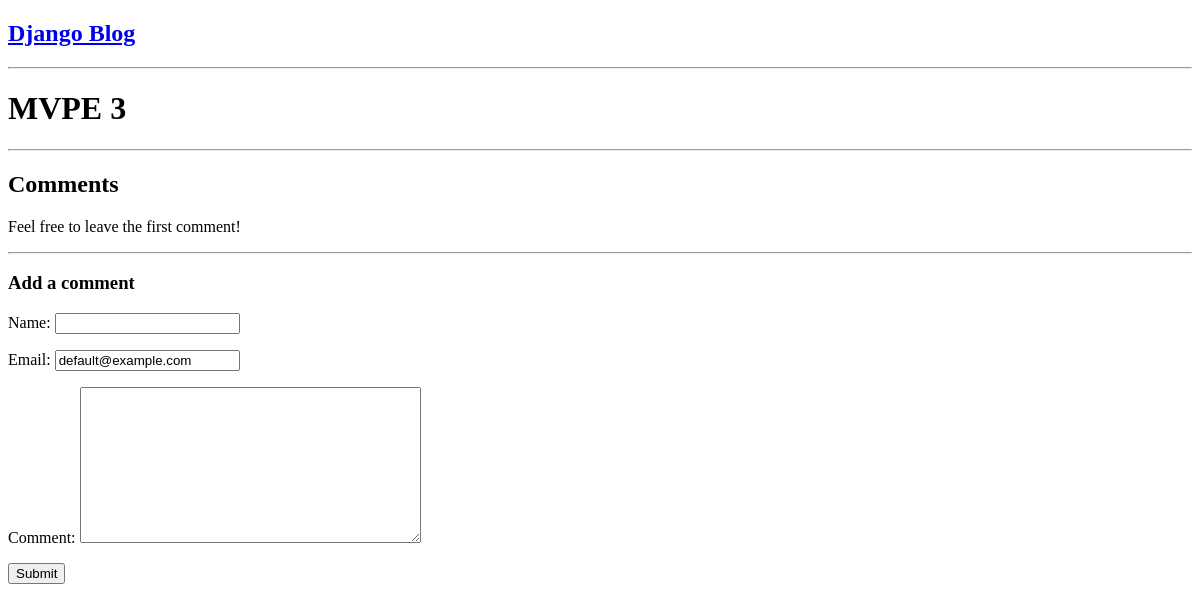
/blog/13, run on an earlier commit of the app's database.
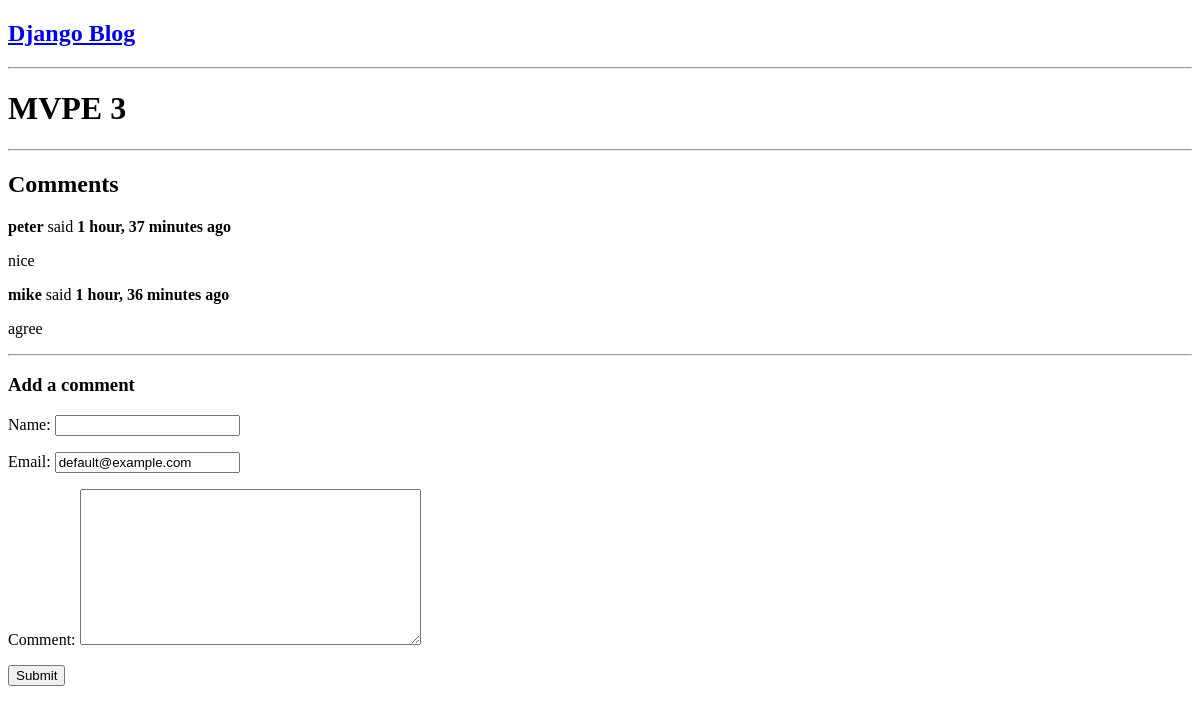
And on a later commit of the database.
### app2/models.py (models this page shows, shortened)
class Post(models.Model):
    DRAFT = 'draft'
    PUBLISHED = 'published'
    STATUS_CHOICES = [
        (DRAFT, 'Draft'),
        (PUBLISHED, 'Published')
    ]
    title = models.CharField(max_length=255)
    topics = models.ManyToManyField(Topic, related_name='posts')
    content = models.TextField()
    created = models.DateTimeField(auto_now_add=True)  # Sets on create
    updated = models.DateTimeField(auto_now=True)  # Updates on each save
    status = models.CharField(
        max_length=10,
        choices=STATUS_CHOICES,
        default=DRAFT,
        help_text='Set to "published" to make this post publicly visible',
    )
    author = models.ForeignKey(
        settings.AUTH_USER_MODEL,  # The Django auth user model
        on_delete=models.PROTECT,  # Prevent posts from being deleted
        related_name='blog_posts',  # "This" on the user model
        null=False
    )
    published = models.DateTimeField(
        null=True,
        blank=True,
        help_text='The date & time this article was published',
    )
    slug = models.SlugField(
        null=False,
        help_text='The date & time this article was published',
        unique_for_date='published',  # Slug is unique for publication date
    )
    class Meta:
        ordering = ['-created']

class Comment(models.Model):
    post = models.ForeignKey('Post', related_name='comments', on_delete=models.CASCADE)
    name = models.CharField(max_length=200)
    email = models.EmailField(default="default@example.com")
    comment = models.TextField(max_length=400)
    approved = models.BooleanField(default=False)
    created_on = models.DateTimeField(auto_now_add=True)
    updated = models.DateTimeField(auto_now=True)
    class Meta:
        ordering = ['created_on']

### app2/views.py (the view, shortened to what this page needs)
# urls.py: path('blog/<int:pk>', PostDetailView.as_view(), name='post_detail')
class PostDetailView(View):
    def get(self, request, *args, **kwargs):
        view = PostDisplay.as_view()
        return view(request, *args, **kwargs)

### app2/forms.py (shortened to what this page needs)
class CommentForm(ModelForm):
    class Meta:
        model = Comment
        fields = ['name', 'email', 'comment']
    def __init__(self, *args, **kwargs):
        self.request = kwargs.pop('request', None)
        super(CommentForm, self).__init__(*args, **kwargs)

### app2/views.py (called while the page is built)
    def get_context_data(self, **kwargs):
        context = super().get_context_data(**kwargs)
        context['comments'] = self.object.comments.filter(approved=True)
        context['form'] = CommentForm()
        return context

### templates/post_detail.html (shortened to what this page needs)
{% extends 'base.html' %}
{% block content %}
<h1>{{ post.title }}</h1>
<hr>
<h2 id="comments">Comments</h2>
{% for comment in comments %}
<b>{{ comment.name }}</b> said <b>{{ comment.created_on|timesince }} ago</b>
<p>{{ comment.comment }}</p>
{% empty %}
<p>Feel free to leave the first comment!</p>
{% endfor %}
<hr>
<h3 id="comment-form">Add a comment</h3>
<form action="" method="post">
    {{ form.as_p }}
    <button type="submit">Submit</button>
</form>
{% endblock %}

### templates/base.html (shortened to what this page needs)
<!DOCTYPE html>
<html lang="en">
<head>
</head>
<body>
  <nav>
    <h1><a href="{% url 'home' %}">Django Blog</a></h1>
    <hr>
  </nav>
  <main>
    {% block content %}
    {% endblock %}
  </main>
</body>
</html>

What changed in the data, as far as the page shows it:
added Comment: name "peter", created_on "1 hour, 37 minutes", comment "nice"
added Comment: name "mike", created_on "1 hour, 36 minutes", comment "agree"
Also different on the page:
text no longer shown: "Feel free to leave the first comment!"
